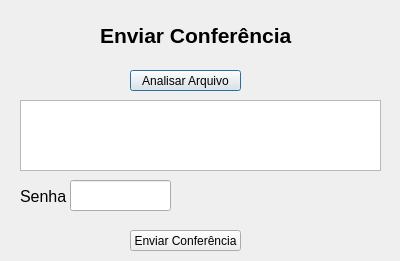
<?xml version="1.0" encoding="UTF-8"?>
<ui version="4.0">
 <class>Dialog</class>
 <widget class="QDialog" name="Dialog">
  <property name="geometry">
   <rect>
    <x>0</x>
    <y>0</y>
    <width>400</width>
    <height>261</height>
   </rect>
  </property>
  <property name="windowTitle">
   <string>Dialog</string>
  </property>
  <widget class="QPushButton" name="pushButton">
   <property name="geometry">
    <rect>
     <x>130</x>
     <y>70</y>
     <width>111</width>
     <height>21</height>
    </rect>
   </property>
   <property name="text">
    <string>Analisar Arquivo</string>
   </property>
  </widget>
  <widget class="QPushButton" name="pushButton_2">
   <property name="geometry">
    <rect>
     <x>130</x>
     <y>230</y>
     <width>111</width>
     <height>21</height>
    </rect>
   </property>
   <property name="text">
    <string>Enviar Conferência</string>
   </property>
  </widget>
  <widget class="QTextBrowser" name="textBrowser">
   <property name="geometry">
    <rect>
     <x>20</x>
     <y>100</y>
     <width>361</width>
     <height>71</height>
    </rect>
   </property>
  </widget>
  <widget class="QLabel" name="label">
   <property name="geometry">
    <rect>
     <x>100</x>
     <y>20</y>
     <width>211</width>
     <height>31</height>
    </rect>
   </property>
   <property name="font">
    <font>
     <pointsize>16</pointsize>
     <weight>75</weight>
     <bold>true</bold>
    </font>
   </property>
   <property name="text">
    <string>Enviar Conferência</string>
   </property>
  </widget>
  <widget class="QLabel" name="label_2">
   <property name="geometry">
    <rect>
     <x>20</x>
     <y>190</y>
     <width>47</width>
     <height>13</height>
    </rect>
   </property>
   <property name="font">
    <font>
     <pointsize>12</pointsize>
    </font>
   </property>
   <property name="text">
    <string>Senha:</string>
   </property>
  </widget>
  <widget class="QLineEdit" name="lineEdit">
   <property name="geometry">
    <rect>
     <x>70</x>
     <y>180</y>
     <width>101</width>
     <height>31</height>
    </rect>
   </property>
  </widget>
 </widget>
 <resources/>
 <connections/>
</ui>
